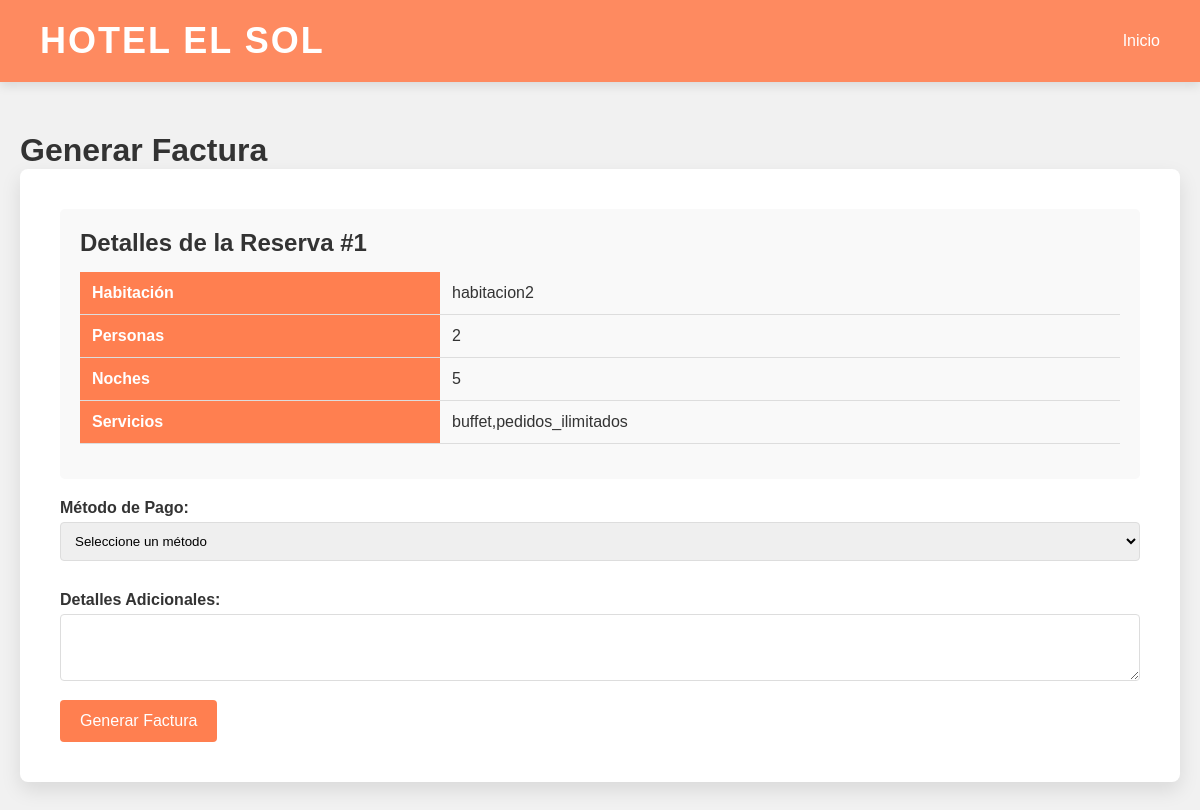
The app's page /Hotel/facturar.php?id=1 with its own data.
### tables this page shows
CREATE TABLE `reservas` (
  `id` int(11) NOT NULL,
  `habitacion` varchar(100) NOT NULL,
  `personas` int(11) NOT NULL,
  `noches` int(11) NOT NULL,
  `servicios` text DEFAULT NULL,
  `fecha` timestamp NOT NULL DEFAULT current_timestamp()
);

### Hotel/facturar.php (the view, shortened to what this page needs)
<?php
$host = "localhost";
$usuario = "root";
$contrasena = "";
$basedatos = "hotel";
$conn = new mysqli($host, $usuario, $contrasena, $basedatos);
$reserva_id = isset($_GET['id']) ? intval($_GET['id']) : 0;
$mostrar_formulario = true;
$mensaje_exito = '';
$reserva = [];
if ($reserva_id > 0) {
    $query = "SELECT * FROM reservas WHERE id = ?";
    $stmt = $conn->prepare($query);
    $stmt->bind_param("i", $reserva_id);
    $stmt->execute();
    $result = $stmt->get_result();
    $reserva = $result->fetch_assoc();
}
?>
<!DOCTYPE html>
<html lang="es">
<head>
</head>
<body>
    <div class="navbar">
        <div class="titulo">Hotel El Sol</div>
        <div class="nav-botones">
            <a href="inicio.php" style="color: white; text-decoration: none;">Inicio</a>
        </div>
    </div>
    <main class="contenedor-central">
        <h1>Generar Factura</h1>
        <?php if (!empty($mensaje_exito)): ?>
            <?php echo $mensaje_exito; ?>
        <?php elseif (!empty($reserva) && $mostrar_formulario): ?>
        <div class="formulario-factura">
            <div class="detalles-reserva">
                <h2>Detalles de la Reserva #<?php echo $reserva_id; ?></h2>
                <table>
                    <tr>
                        <th>Habitación</th>
                        <td><?php echo htmlspecialchars($reserva['habitacion']); ?></td>
                    </tr>
                    <tr>
                        <th>Personas</th>
                        <td><?php echo htmlspecialchars($reserva['personas']); ?></td>
                    </tr>
                    <tr>
                        <th>Noches</th>
                        <td><?php echo htmlspecialchars($reserva['noches']); ?></td>
                    </tr>
                    <tr>
                        <th>Servicios</th>
                        <td><?php echo htmlspecialchars($reserva['servicios']); ?></td>
                    </tr>
                </table>
            </div>
            <form action="" method="POST">
                <label for="metodo_pago">Método de Pago:</label>
                <select id="metodo_pago" name="metodo_pago" required>
                    <option value="">Seleccione un método</option>
                </select>
                <label for="detalles">Detalles Adicionales:</label>
                <textarea id="detalles" name="detalles" rows="3"></textarea>
                <button type="submit" name="generar_factura">Generar Factura</button>
            </form>
        </div>
        <?php endif; ?>
    </main>
</body>
</html>

### Hotel/facturar.php (style rules this page uses)
* { margin: 0; padding: 0; box-sizing: border-box; }
body { font-family: 'Arial', sans-serif; background-color: #f1f1f1; background-image: url('img/fondo-tile.jpg'); background-repeat: repeat; color: #333; }
.navbar { background-color: rgba(255, 127, 80, 0.9); color: #fff; padding: 20px 40px; display: flex; justify-content: space-between; align-items: center; box-shadow: 0 4px 10px rgba(0, 0, 0, 0.1); }
.navbar .titulo { font-size: 36px; font-weight: bold; text-transform: uppercase; letter-spacing: 2px; }
.contenedor-central { max-width: 1200px; margin: 50px auto; padding: 0 20px; }
.formulario-factura { background-color: #fff; padding: 40px; border-radius: 8px; box-shadow: 0 8px 20px rgba(0, 0, 0, 0.1); }
.detalles-reserva { background-color: #f9f9f9; padding: 20px; border-radius: 5px; margin-bottom: 20px; }
table { width: 100%; border-collapse: collapse; margin: 15px 0; }
th, td { padding: 12px; text-align: left; border-bottom: 1px solid #ddd; }
th { background-color: #FF7F50; color: white; }
label { display: block; margin: 15px 0 5px; font-weight: bold; }
select, textarea { width: 100%; padding: 10px; margin-bottom: 15px; border: 1px solid #ddd; border-radius: 4px; }
button, .boton-inicio { background-color: #FF7F50; color: white; border: none; padding: 12px 20px; border-radius: 4px; cursor: pointer; font-size: 16px; text-decoration: none; display: inline-block; }

### records on screen
reservas: habitacion "habitacion2", personas "2", noches "5", servicios "buffet,pedidos_ilimitados"

### other values on screen
$reserva_id "1"
